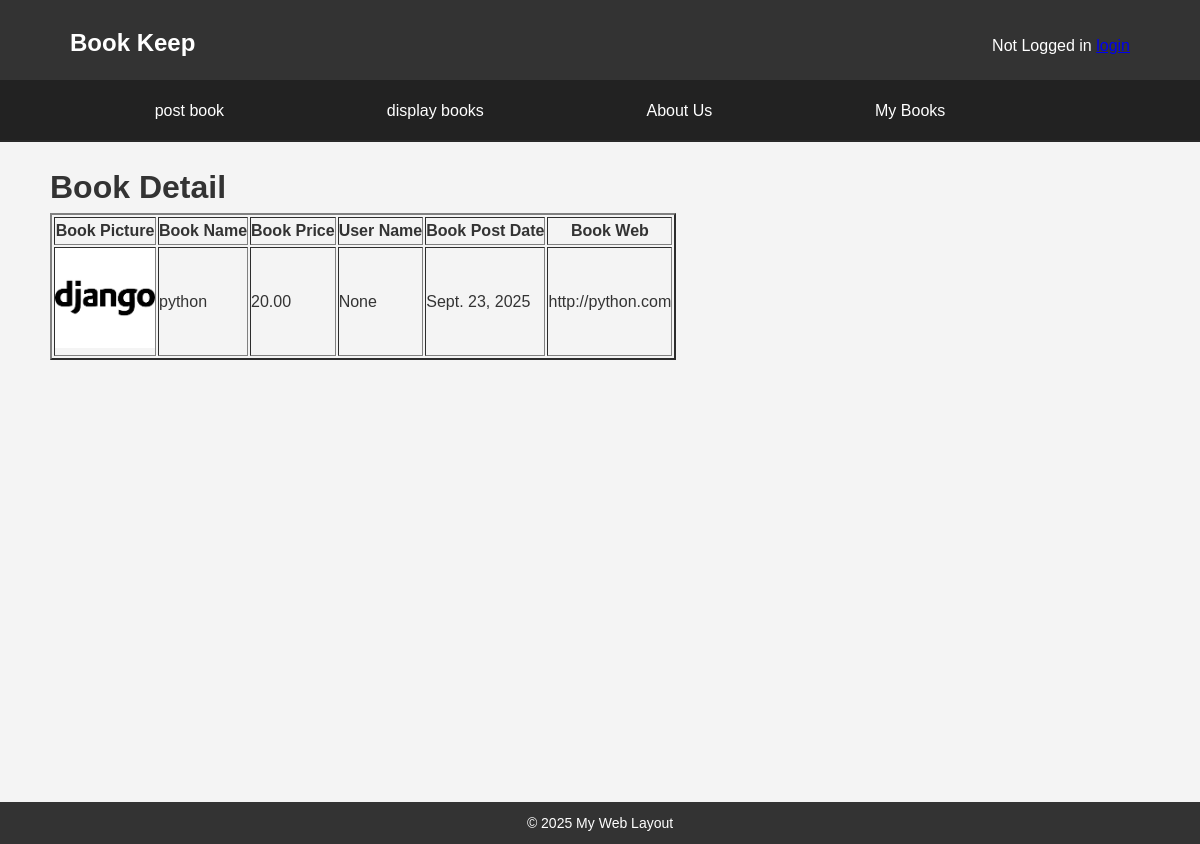
Page /book_detail/1 on the committed database.
### bookMng/models.py (models this page shows, shortened)
class MainMenu(models.Model):
    item = models.CharField(max_length=300, unique=True)
    link = models.CharField(max_length=300, unique=True)

class Book(models.Model):
    name = models.CharField(max_length=200)
    web = models.URLField(max_length=300)
    price = models.DecimalField(decimal_places=2, max_digits=8)
    publishdate = models.DateField(auto_now=True)
    picture = models.FileField(upload_to='bookEx/static/uploads')
    pic_path = models.CharField(max_length=300, editable=False, blank=True)
    username = models.ForeignKey(User, blank=True, null=True, on_delete=models.CASCADE)

### bookMng/views.py (the view)
# urls.py: path('book_detail/<int:book_id>', views.book_detail, name='book_detail'),
def book_detail(request, book_id):
        book = Book.objects.get(id=book_id)
        book.pic_path = book.picture.url[14:]
        return render(request,
                      'bookMng/book_detail.html',
                      {
                          'item_list': MainMenu.objects.all(),
                          'book': book
                      })

### bookEx/templates/bookMng/book_detail.html
{% extends "base.html" %}
{% load static %}
{% block sidenav %}
   {% for item in item_list %}
      <li>
        <a href="{{ item.link }}">  {{ item.item }} </a>
      </li>
   {% endfor %}
{% endblock sidenav %}
{% block content %}
   <h1>Book Detail</h1>
   <table border="2" >
      <tr>
          <th>
              Book Picture
          </th>
          <th>
              Book Name
          </th>
          <th>
              Book Price
          </th>
          <th>
              User Name
          </th>
          <th>
              Book Post Date
          </th>
          <th>
              Book Web
          </th>
      </tr>
       <tr>
           <td>
           <img src="{% static book.pic_path %}" width="100" />
         </td>
         <td>
            {{ book.name }}
         </td>
         <td>
            {{ book.price }}
         </td>
          <td>
            {{ book.username }}
         </td>
           <td>
            {{ book.publishdate }}
         </td>
           <td>
               {{ book.web }}
           </td>
      </tr>
   </table>
{% endblock content %}

### bookEx/templates/base.html (shortened to what this page needs)
{% load static %}
<!DOCTYPE html>
<html lang="en">
<head>
    <link rel="stylesheet" href="{% static 'base.css' %}" type="text/css">
    </head>
<body>
 <header>
   <div class="header-top">
     <div class="banner">
       <h1>{% block banner_title %}Book Keep{% endblock %}</h1>
     </div>
     <div class="auth">
       {% if user.is_authenticated %}
         {{ user.username }}
         <form action="{% url 'logout' %}?next=/" method="post" style="display:inline;margin-left:8px;">
           {% csrf_token %}
           <button type="submit">logout</button>
         </form>
       {% else %}
         Not Logged in
         <a href="{% url 'login' %}?next=/">login</a>
       {% endif %}
     </div>
   </div>
   <nav class="sidebar">
     <ul>
       {% block sidenav %}{% endblock sidenav %}
     </ul>
   </nav>
 </header>
<div class="container">
 <main class="content">
                 {% block content %}{% endblock content %}
  </main>
 </div>
 <footer>
 <p>&copy; 2025 My Web Layout</p>
 </footer>
</body>
</html>

### bookEx/static/base.css (style rules this page uses)
* { margin: 0; padding: 0; box-sizing: border-box; }
body { font-family: Arial, sans-serif; line-height: 1.6; background-color: #f4f4f4; color: #333; }
header { background: #333; color: white; padding: 12px 0 0 0; }
.header-top { display: flex; justify-content: space-between; align-items: center; width: 100%; max-width: 1100px; margin: 0 auto; padding: 12px 20px; }
.banner h1 { margin: 0; font-size: 1.5rem; }
.auth { color: #fff; }
.container { display: block; min-height: 80vh; padding: 20px; }
.sidebar { width: 100%; background-color: #333; color: white; padding: 10px 20px; }
.sidebar ul { list-style-type: none; padding: 0; display: flex !important; flex-direction: row !important; width: 100%; max-width: 1100px; margin: 0 auto; justify-content: space-between !important; gap: 12px !important; flex-wrap: nowrap; white-space: nowrap; overflow-x: auto; }
header::after { content: ""; display: table; clear: both; }
.sidebar { display: block; padding: 6px 0; background-color: #333; }
.sidebar > ul { margin: 0; display: flex !important; flex-direction: row !important; align-items: center; padding: 0 20px; }
.sidebar > ul > li { flex: 0 0 auto !important; white-space: nowrap; }
body > header > nav.sidebar { width: 100% !important; background: #222 !important; }
body > header > nav.sidebar > ul { width: 100% !important; display: flex !important; flex-direction: row !important; justify-content: space-evenly !important; align-items: center !important; gap: 12px !important; padding: 6px 12px !important; }
body > header > nav.sidebar > ul > li { display: inline-flex !important; flex: 0 0 auto !important; white-space: nowrap !important; }
body > header > nav.sidebar { box-shadow: inset 0 -2px 0 rgba(255,255,255,0.03); }
.sidebar, .sidebar ul, .sidebar ul li { width: auto; }
.sidebar ul li { display: inline-flex !important; }
.sidebar ul li a { display: inline-block; padding: 4px 6px; font-size: 15px; }
.banner { padding-bottom: 6px; }
.sidebar ul li { display: inline-block; }
.sidebar ul li a { color: white; text-decoration: none; font-size: 16px; padding: 6px 8px; }
.content { max-width: 1100px; margin: 0 auto; }
footer { background: #333; color: white; text-align: center; padding: 10px 0; margin-top: 20px; }
footer p { font-size: 14px; }

### rows in the picture
MainMenu: item "post book"
MainMenu: item "display books"
MainMenu: item "About Us"
MainMenu: item "My Books"
Book: name "python", price "20.00", username "None", publishdate "Sept. 23, 2025", web "http://python.com"
